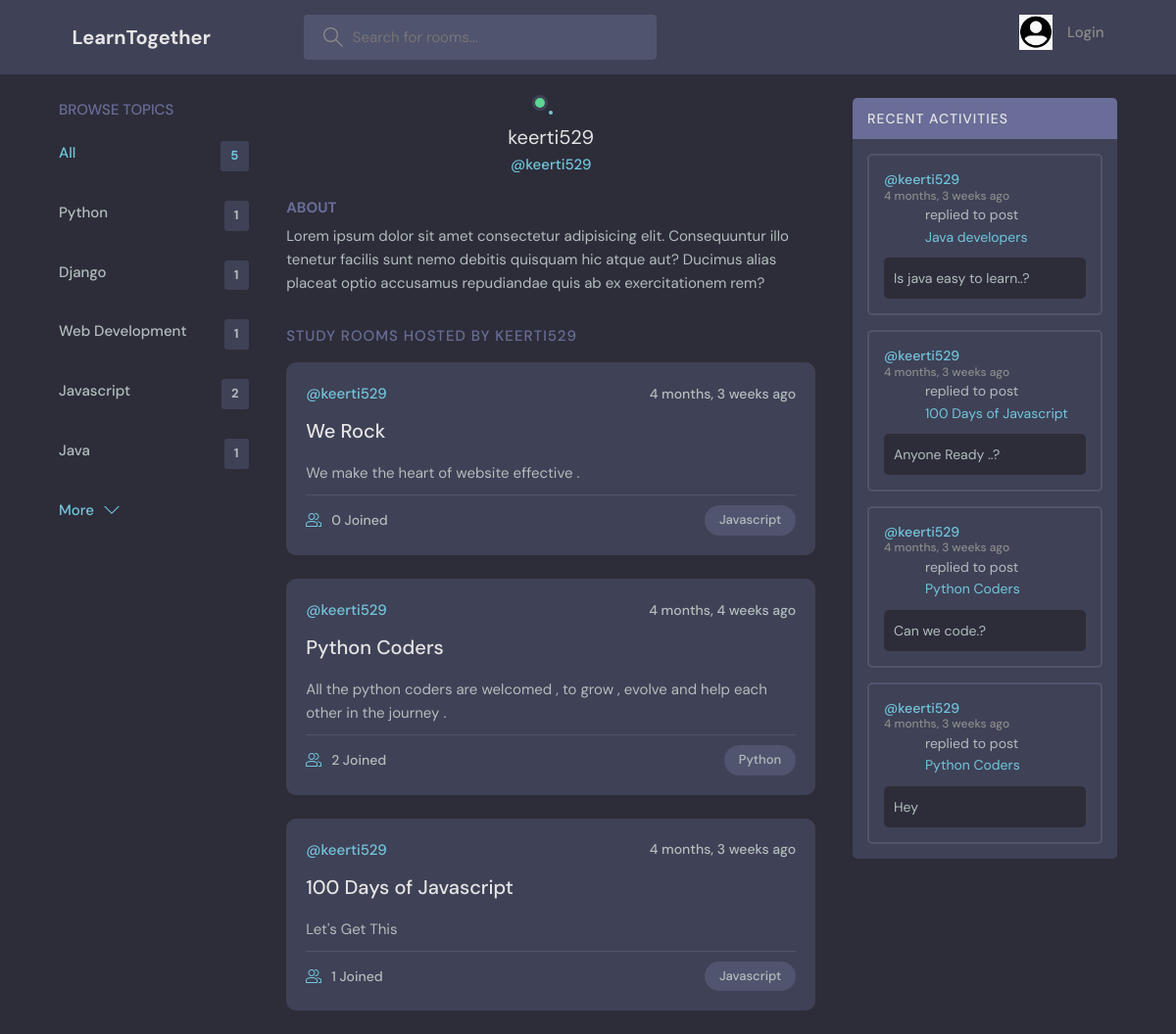
The app's page /profile/1 with its own data.
### base/models.py (models this page shows, shortened)
class Topic(models.Model):
    name=models.CharField(max_length=100)

class Room(models.Model):
    host=models.ForeignKey(User,on_delete=models.SET_NULL,null=True)
    topic=models.ForeignKey(Topic,on_delete=models.SET_NULL,null=True)
    name=models.CharField(max_length= 100)
    description=models.TextField(null=True, blank=True)
    participants=models.ManyToManyField(User,related_name='participants',blank=True,null=True)
    updated=models.DateTimeField(auto_now=True)
    created=models.DateTimeField(auto_now_add=True)
    class Meta:
        ordering=['-updated', '-created']
    def __str__(self):
        return self.name

class Message(models.Model):
    user=models.ForeignKey(User,on_delete=models.CASCADE)
    room=models.ForeignKey(Room,on_delete=models.CASCADE)
    body=models.TextField()
    updated=models.DateTimeField(auto_now=True)
    created=models.DateTimeField(auto_now_add=True)
    class Meta:
        ordering=['-updated', '-created']

### base/views.py (the view)
# urls.py: path('profile/<int:pk>',views.userProfile,name="user-profile"),
def userProfile(request,pk):
    user=User.objects.get(id=pk)
    rooms=user.room_set.all()
    room_messages=user.message_set.all()
    topics=Topic.objects.all()
    context={'user':user,'rooms':rooms,'room_messages':room_messages,'topics':topics}
    return render(request, 'base/profile.html',context)

### base/templates/base/profile.html (shortened to what this page needs)
{% extends 'main.html' %}
{% block content %}
  <main class="profile-page layout layout--3">
    <div class="container">
      {% include 'base/topics_component.html' %}
      <div class="roomList">
        <div class="profile">
          <div class="profile__avatar">
            <div class="avatar avatar--large active">
            </div>
          </div>
          <div class="profile__info">
            <h3>{{user.username}}</h3>
            <p>@{{user.username}}</p>
          </div>
          <div class="profile__about">
            <h3>About</h3>
            <p>
              Lorem ipsum dolor sit amet consectetur adipisicing elit. Consequuntur illo tenetur
              facilis sunt nemo debitis quisquam hic atque aut? Ducimus alias placeat optio
              accusamus repudiandae quis ab ex exercitationem rem?
            </p>
          </div>
        </div>
        <div class="roomList__header">
          <div>
            <h2>Study Rooms Hosted by {{user.username}}</a>
            </h2>
          </div>
        </div>
        {% include 'base/feed_comp.html' %}
      </div>
      {% include 'base/activity.html'%}
    </div>
  </main>
{% endblock %}

### templates/main.html (shortened to what this page needs)
<!DOCTYPE html>
{% load static %}
<html lang="en">
  <head>
    <link rel="stylesheet" href="{% static 'styles/style.css' %}" />
  </head>
  <body>
    {%include 'navbar.html'%}
    {% block content%}
    {% endblock %}
  </body>
</html>

### templates/navbar.html (shortened to what this page needs)
{% load static %}
<header class="header header--loggedIn">
    <div class="container">
      <a href="{% url 'home' %}" class="header__logo">
        <h1>LearnTogether</h1>
      </a>
      <form class="header__search" method="GET" action="{% url 'home' %}" >
        <label>
          <input name="q" placeholder="Search for rooms..." />
        </label>
      </form>
      <nav class="header__menu">
        {% if request.user.is_authenticated %}
        <div class="header__user">
          <a href="{% url 'user-update' %}">
            <div class="avatar avatar--medium active">
            </div>
            <p>{{request.user}} <span>@{{request.user}}</span></p>
          </a>
          <button class="dropdown-button">
            <svg version="1.1" xmlns="http://www.w3.org/2000/svg" width="32" height="32" viewBox="0 0 32 32">
              <title>chevron-down</title>
              <path d="M16 21l-13-13h-3l16 16 16-16h-3l-13 13z"></path>
            </svg>
          </button>
        </div>
        {% else %}
         <a href="{% url 'login' %}">
          <img src="{% static 'images/avatarr.jpg' %}" />
          <p>Login</p>
        </a>
        {% endif %}
      </nav>
    </div>
  </header>

### base/templates/base/topics_component.html
<div class="topics">
    <div class="topics__header">
      <h2>Browse Topics</h2>
    </div>
    <ul class="topics__list">
      <li>
        <a href="{% url 'home' %}" class="active">All <span>{{topics.count}} </span></a>
      </li>
      {% for topic in topics %}
      <li>
        <a href="{% url 'home' %}?q={{topic.name}}">{{topic.name}}<span>{{topic.room_set.all.count}} </span></a>
      </li>
      {% endfor %}
    </ul>
    <a class="btn btn--link" href="{% url 'topicpage' %}">
      More
      <svg version="1.1" xmlns="http://www.w3.org/2000/svg" width="32" height="32" viewBox="0 0 32 32">
        <title>chevron-down</title>
        <path d="M16 21l-13-13h-3l16 16 16-16h-3l-13 13z"></path>
      </svg>
    </a>
  </div>

### base/templates/base/feed_comp.html (shortened to what this page needs)
{% for room in rooms %}
<div class="roomListRoom">
  <div class="roomListRoom__header">
    <a href="{% url 'user-profile' room.host.id %}" class="roomListRoom__author">
      <span>@{{room.host.username}}</span>
    </a>
    <div class="roomListRoom__actions">
      <span>{{room.created|timesince}} ago</span>
    </div>
  </div>
  <div class="roomListRoom__content">
    <a href="{% url 'room' room.id %}">{{room.name}}</a>
    <p>
      {{room.description}}
    </p>
  </div>
  <div class="roomListRoom__meta">
    <a href="{% url 'room' room.id %}" class="roomListRoom__joined">
      {{room.participants.all.count}} Joined
    </a>
    <p class="roomListRoom__topic">{{room.topic.name}} </p>
  </div>
</div>
{% endfor %}

### base/templates/base/activity.html (shortened to what this page needs)
<div class="activities">
  <div class="activities__header">
    <h2>Recent Activities</h2>
  </div>
  {% for msg in room_messages %}
  <div class="activities__box">
    <div class="activities__boxHeader roomListRoom__header">
      <a href="{% url 'user-profile' msg.user.id  %}" class="roomListRoom__author">
        <p>
          @{{msg.user.username}}
          <span>{{msg.created|timesince }} ago </span>
        </p>
      </a>
    </div>
    <div class="activities__boxContent">
      <p>replied to post <a href="{% url 'room' msg.room.id %}">{{msg.room}}</a></p>
      <div class="activities__boxRoomContent">
{{msg.body}}
     </div>
    </div>
  </div>
  {% endfor %}
</div>

### records on screen
Topic: name "Python", room_set.all.count "1"
Topic: name "Django", room_set.all.count "1"
Topic: name "Web Development", room_set.all.count "1"
Topic: name "Javascript", room_set.all.count "2"
Topic: name "Java", room_set.all.count "1"
Room: host.username "keerti529", created "4 months, 3 weeks", name "We Rock", description "We make the heart of website effective .", participants.all.count "0", topic.name "Javascript"
Room: host.username "keerti529", created "4 months, 4 weeks", name "Python Coders", description "All the python coders are welcomed , to grow , evolve and help each other in the journey .", participants.all.count "2", topic.name "Python"
Room: host.username "keerti529", created "4 months, 3 weeks", name "100 Days of Javascript", description "Let's Get This", participants.all.count "1", topic.name "Javascript"
Message: user.username "keerti529", created "4 months, 3 weeks", room "Java developers", body "Is java easy to learn..?"
Message: user.username "keerti529", created "4 months, 3 weeks", room "100 Days of Javascript", body "Anyone Ready ..?"
Message: user.username "keerti529", created "4 months, 3 weeks", room "Python Coders", body "Can we code.?"
Message: user.username "keerti529", created "4 months, 3 weeks", room "Python Coders", body "Hey"

### other values on screen
{{ topics.count }} "5"
{{ user.username }} "keerti529"
{{ user.username }} "KEERTI529"
